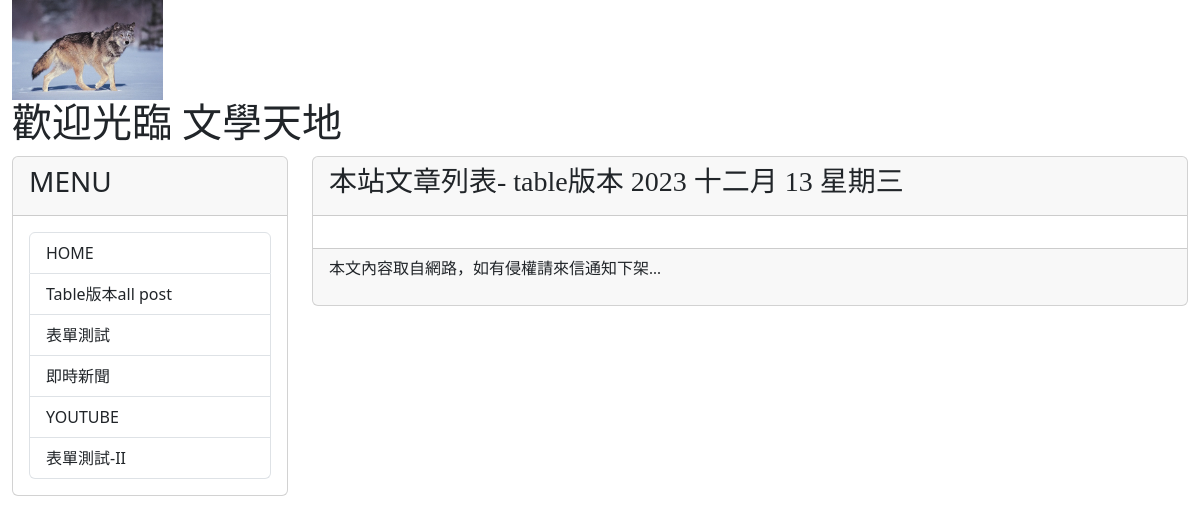
The app's page /post/, older data.
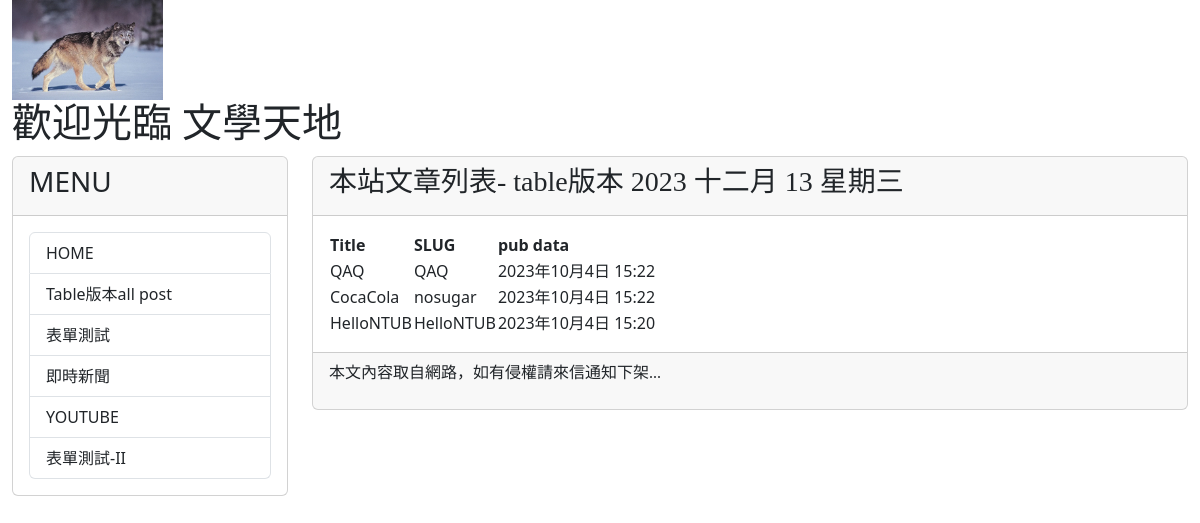
The same page, newer data.
### mysite/models.py (models this page shows, shortened)
class Post(models.Model):
    title = models.CharField(max_length = 200)
    slug = models.CharField(max_length = 200)
    body = models.TextField()
    pub_date = models.DateTimeField(auto_now_add=True)
    category = models.TextField(null=True)
    class Meta:
        ordering = ('-pub_date', )

### mysite/views.py (the view)
# urls.py: path('post/', siteviews.show_all_posts, name="show-all-posts"),
def show_all_posts(request):
    posts = Post.objects.all()
    return render(request, 'allposts.html', locals())

### mysite/templates/allposts.html (shortened to what this page needs)
{% extends "base2.html" %}
{% block headmessage %}
<h3 style='font-family:標楷體;'>本站文章列表- table版本</a>
    {% now 'Y M d D' %}
{% endblock headmessage %}
{% block content %}
{% for post in posts %}
{% if forloop.first %}
<table>
    <tr background="#cccccc">
        <th>Title</th>
        <th>SLUG</th>
        <th>pub data</th>
    </tr>
{% endif %}
    <tr background='{% cycle "#ffccff" "#ccffcc" %}'>
        <td>{{ post.title }}</td>
        <td>{{ post.slug }}</td>
        <td>{{ post.pub_date }}</td>
    </tr>
{% if forloop.last %}
</table>
{% endif %}
{% endfor %}
{% endblock content %}

### templates/base2.html (shortened to what this page needs)
<!DOCTYPE html>
<html>
    <head>
        <link href="https://cdn.jsdelivr.net/npm/bootstrap@5.3.2/dist/css/bootstrap.min.css" rel="stylesheet">
    </head>
    <body>
        <div class="container-fluid">
            {% include 'header.html' %}
            <div class="row">
                <div class="col-sm-3 col-md-3">
                    <div class="card">
                        <div class="card-header">
                            <h3>MENU</h3>
                        </div>
                        <div class="card-body">
                            <div class="list-group">
                                <a href="/" class="list-group-item">HOME</a>
                                <a href="{% url 'show-all-posts' %}" class="list-group-item">Table版本all post</a>
                                <a href="{% url 'post-new' %}" class="list-group-item">表單測試</a>
                                <a href="https://google.com/news" class="list-group-item">即時新聞</a>
                                <a href="https://www.youtube.com" class="list-group-item">YOUTUBE</a>
                                <a href="{% url 'test-new' %}" class="list-group-item">表單測試-II</a>
                            </div>
                        </div>
                    </div>
                </div>
                <div class="col-sm-9 col-md-9">
                    <div class="card">
                        <div class="card-header">
                            {% block headmessage %}
                            {% endblock %}
                        </div>
                        <div class="card-body">
                            {% block content %} {% endblock %}
                        </div>
                        <div class="card-footer">
                            {% include 'footer.html' %}
                        </div>
                    </div>
                </div>
            </div>
        </div>
    </body>
</html>

### templates/header.html
{% load static %}
<div class='well'>
    <img src="{% static "images/Gray-wolf.jpeg"%}" height="100">
</div>
<h1 style="font-family:微軟正黑體;">歡迎光臨 文學天地</h1>

### templates/footer.html
{% block footer %}
    {% if now %}
    <p style='font-family:微軟正黑體;'>現在時刻：{{ now }}</p>
    {% else %}
    <p style='font-family:微軟正黑體;'>本文內容取自網路，如有侵權請來信通知下架...</p>
    {% endif %}
{% endblock %}

Row changes from the older to the newer data that the page shows:
added Post: title "QAQ", slug "QAQ", pub_date "2023年10月4日 15:22"
added Post: title "CocaCola", slug "nosugar", pub_date "2023年10月4日 15:22"
added Post: title "HelloNTUB", slug "HelloNTUB", pub_date "2023年10月4日 15:20"
